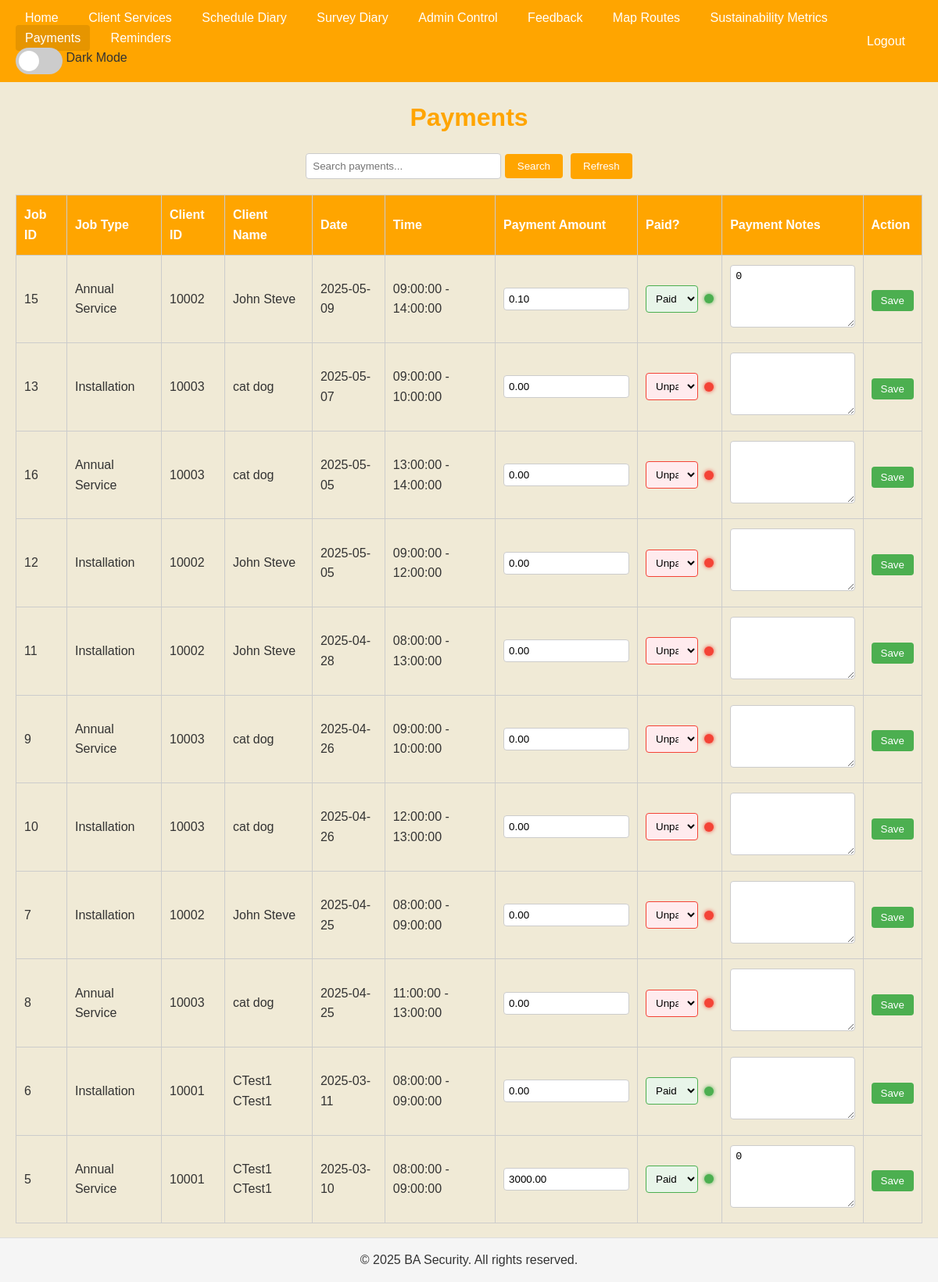
The page /payments.php (signed in) on the database its author committed.
### tables this page shows
CREATE TABLE `schedulediary` (
  `scheduleID` int(11) NOT NULL,
  `engineerID` int(11) DEFAULT NULL,
  `clientID` int(11) DEFAULT NULL,
  `scheduleDate` date DEFAULT NULL,
  `ScheduleStartTime` time DEFAULT NULL,
  `scheduleEndTime` time DEFAULT NULL,
  `scheduleJobType` varchar(50) DEFAULT NULL,
  `scheduleIsAnnualService` tinyint(1) DEFAULT 0,
  `scheduleStatus` varchar(50) DEFAULT NULL,
  `scheduleDetails` varchar(250) DEFAULT NULL,
  `scheduleNotes` varchar(250) DEFAULT NULL
);

CREATE TABLE `clients` (
  `clientID` int(11) NOT NULL,
  `clientFirstName` varchar(250) NOT NULL,
  `clientLastName` varchar(250) NOT NULL,
  `clientAddress1` varchar(300) DEFAULT NULL,
  `clientAddress2` varchar(300) DEFAULT NULL,
  `clientPhone` varchar(50) DEFAULT NULL,
  `clientEmail` varchar(300) DEFAULT NULL,
  `clientIsDue` tinyint(1) DEFAULT 0,
  `clientStatus` varchar(50) DEFAULT NULL,
  `clientNotes` varchar(300) DEFAULT NULL,
  `clientDateTimeCreated` datetime DEFAULT current_timestamp(),
  `clientDateTimeAdded` datetime DEFAULT current_timestamp()
);

CREATE TABLE `payments` (
  `paymentID` int(11) NOT NULL,
  `clientID` int(11) DEFAULT NULL,
  `invoiceReference` int(11) DEFAULT NULL,
  `paymentAmount` decimal(10,2) DEFAULT NULL,
  `paymentDateTime` datetime DEFAULT current_timestamp(),
  `paymentIsPaid` tinyint(1) DEFAULT 0,
  `paymentNotes` varchar(250) DEFAULT NULL
);

### payments.php (the view, shortened to what this page needs)
<?php
include('database.php');
$search = "";
$query = "SELECT sd.scheduleID, sd.scheduleJobType, sd.scheduleDate, sd.scheduleStartTime, sd.scheduleEndTime, sd.scheduleStatus,
                 c.clientID, c.clientFirstName, c.clientLastName, c.clientEmail,
                 COALESCE(p.paymentID, 0) as paymentID,
                 COALESCE(p.paymentAmount, 0) as paymentAmount,
                 p.paymentDateTime,
                 COALESCE(p.paymentIsPaid, 0) as paymentIsPaid,
                 p.paymentNotes
          FROM ScheduleDiary sd
          JOIN Clients c ON sd.clientID = c.clientID
          LEFT JOIN Payments p ON sd.scheduleID = p.invoiceReference";
$query .= " ORDER BY sd.scheduleDate DESC";
$result = mysqli_query($conn, $query);
$records = [];
if ($result) {
    while ($row = mysqli_fetch_assoc($result)) {
        $records[] = $row;
    }
}
?>
<!DOCTYPE html>
<html lang="en">
<head>
  <link rel="stylesheet" href="payments.css">
  <link rel="stylesheet" href="darkmode.css">
</head>
<body>
  <nav class="navbar">
    <div class="nav-left">
      <a href="portal.php">Home</a>
      <a href="clientServices.php">Client Services</a>
      <a href="scheduleDiary.php">Schedule Diary</a>
      <a href="surveyDiary.php">Survey Diary</a>
      <a href="adminControl.php">Admin Control</a>
      <a href="feedback.php">Feedback</a>
      <a href="notifications.php">Map Routes</a>
      <a href="sustainabilityMetrics.php">Sustainability Metrics</a>
      <a href="payments.php" class="active">Payments</a>
      <a href="reminders.php">Reminders</a>
    </div>
    <div class="nav-right">
      <a href="logout.php">Logout</a>
    </div>
  </nav>
  <div class="container">
    <h1>Payments</h1>
    <div class="search-refresh">
      <form method="get" action="payments.php" class="search-form">
        <input type="text" name="search" placeholder="Search payments..." value="<?php echo htmlspecialchars($search); ?>">
        <button type="submit">Search</button>
      </form>
      <button onclick="location.reload()">Refresh</button>
    </div>
    <form method="post" action="payments.php?search=<?php echo urlencode($search); ?>">
      <table class="payments-table">
        <thead>
          <tr>
            <th>Job ID</th>
            <th>Job Type</th>
            <th>Client ID</th>
            <th>Client Name</th>
            <th>Date</th>
            <th>Time</th>
            <th>Payment Amount</th>
            <th>Paid?</th>
            <th>Payment Notes</th>
            <th>Action</th>
          </tr>
        </thead>
        <tbody>
          <?php if (!empty($records)): ?>
            <?php foreach ($records as $rec):
              $jobID = $rec['scheduleID'];
              $clientID = $rec['clientID'];
              $jobType = htmlspecialchars($rec['scheduleJobType'] ?? '');
              $clientName = htmlspecialchars($rec['clientFirstName'] . " " . $rec['clientLastName']);
              $date = htmlspecialchars($rec['scheduleDate'] ?? '');
              $time = htmlspecialchars(($rec['scheduleStartTime'] ?? '') . " - " . ($rec['scheduleEndTime'] ?? ''));
              $paymentAmount = $rec['paymentAmount'] ?? "";
              $paymentIsPaid = (!empty($rec['paymentIsPaid']) && $rec['paymentIsPaid'] == 1) ? "Paid" : "Unpaid";
              $paymentNotes = $rec['paymentNotes'] ?? "";
            ?>
            <tr>
              <td><?php echo $jobID; ?></td>
              <td><?php echo $jobType; ?></td>
              <td><?php echo $clientID; ?></td>
              <td><?php echo $clientName; ?></td>
              <td><?php echo $date; ?></td>
              <td><?php echo $time; ?></td>
              <td>
                <form method="post" action="payments.php?search=<?php echo urlencode($search); ?>" class="single-payment-form">
                  <input type="number" step="0.01" name="single_payment_amount"
                         value="<?php echo $paymentAmount; ?>" class="amount-input">
              </td>
              <td>
                <div class="payment-status-wrapper">
                  <select name="single_payment_status" class="payment-status-select <?php echo ($paymentIsPaid === "Paid") ? 'status-paid' : 'status-unpaid'; ?>">
                    <option value="Unpaid" <?php if ($paymentIsPaid === "Unpaid") echo "selected"; ?>>Unpaid</option>
                    <option value="Paid" <?php if ($paymentIsPaid === "Paid") echo "selected"; ?>>Paid</option>
                  </select>
                  <span class="payment-status-indicator <?php echo ($paymentIsPaid === "Paid") ? 'paid' : 'unpaid'; ?>"></span>
                </div>
              </td>
              <td>
                <textarea name="single_payment_notes" class="notes-input"><?php echo htmlspecialchars($paymentNotes); ?></textarea>
              </td>
              <td>
                <button type="submit" class="save-row-btn">Save</button>
              </form>
              </td>
            </tr>
            <?php endforeach; ?>
          <?php else: ?>
            <tr>
              <td colspan="8">No completed jobs found.</td>
            </tr>
          <?php endif; ?>
      <div class="form-actions">
        <button type="submit">Save All Payment Changes</button>
      </div>
  </div>
  <footer>
    <p>&copy; <?php echo date("Y"); ?> BA Security. All rights reserved.</p>
  </footer>
</body>
</html>

### payments.css (style rules this page uses)
* { margin: 0; padding: 0; box-sizing: border-box; }
body { font-family: Arial, sans-serif; background-color: #f0ead6; color: #333; line-height: 1.6; }
.navbar { background-color: #ffa500; display: flex; justify-content: space-between; align-items: center; padding: 10px 20px; }
.navbar .nav-left a, .navbar .nav-right a { color: #fff; text-decoration: none; padding: 8px 12px; margin-right: 10px; }
.navbar .nav-left a.active { background-color: #e69500; border-radius: 4px; }
.container { max-width: 1200px; margin: 20px auto; padding: 0 20px; }
h1 { text-align: center; color: #ffa500; margin-bottom: 20px; }
.search-refresh { display: flex; justify-content: center; gap: 10px; margin-bottom: 20px; }
.search-form input[type="text"] { padding: 8px; width: 250px; border: 1px solid #ccc; border-radius: 4px; }
.search-form button, .search-refresh button { padding: 8px 16px; background-color: #ffa500; color: #fff; border: none; border-radius: 4px; cursor: pointer; transition: background-color 0.3s; }
.payments-table { width: 100%; border-collapse: collapse; margin-bottom: 20px; }
.payments-table th, .payments-table td { border: 1px solid #ccc; padding: 12px 10px; text-align: left; vertical-align: middle; word-wrap: break-word; white-space: normal; }
.payments-table th { background-color: #ffa500; color: #fff; }
.amount-input { width: 100%; padding: 6px; border: 1px solid #ccc; border-radius: 4px; }
.notes-input { width: 100%; height: 80px; padding: 6px; border: 1px solid #ccc; border-radius: 4px; resize: vertical; }
.payment-status-wrapper { display: flex; align-items: center; gap: 8px; }
.payment-status-select { padding: 8px; border-radius: 4px; border: 1px solid #ccc; width: calc(100% - 20px); transition: all 0.3s ease; }
.payment-status-select.status-paid { border-color: #4CAF50; background-color: #e8f5e9; }
.payment-status-select.status-unpaid { border-color: #f44336; background-color: #ffebee; }
.payment-status-indicator { width: 12px; height: 12px; border-radius: 50%; display: inline-block; }
.payment-status-indicator.paid { background-color: #4CAF50; box-shadow: 0 0 5px #4CAF50; }
.payment-status-indicator.unpaid { background-color: #f44336; box-shadow: 0 0 5px #f44336; }
.form-actions { text-align: center; margin-top: 20px; }
.form-actions button { padding: 10px 20px; background-color: #ffa500; color: #fff; border: none; border-radius: 4px; cursor: pointer; transition: background-color 0.3s; }
footer { position: fixed; bottom: 0; left: 0; width: 100%; background-color: #f5f5f5; text-align: center; padding: 15px; border-top: 1px solid #ddd; z-index: 1000; }
.single-payment-form { display: flex; flex-direction: column; }
.save-row-btn { padding: 6px 12px; background-color: #4CAF50; color: white; border: none; border-radius: 4px; cursor: pointer; transition: background-color 0.3s; margin-top: 5px; }

### rows shown on the page
schedulediary: scheduleID "15", scheduleJobType "Annual Service", clientID.clientID "10002", clientID.clientLastName "John Steve", scheduleDate "2025-05-09", time "09:00:00 - 14:00:00", single_payment_amount "0.10", single_payment_notes "0"
schedulediary: scheduleID "13", scheduleJobType "Installation", clientID.clientID "10003", clientID.clientLastName "cat dog", scheduleDate "2025-05-07", time "09:00:00 - 10:00:00", single_payment_amount "0.00"
schedulediary: scheduleID "16", scheduleJobType "Annual Service", clientID.clientID "10003", clientID.clientLastName "cat dog", scheduleDate "2025-05-05", time "13:00:00 - 14:00:00", single_payment_amount "0.00"
schedulediary: scheduleID "12", scheduleJobType "Installation", clientID.clientID "10002", clientID.clientLastName "John Steve", scheduleDate "2025-05-05", time "09:00:00 - 12:00:00", single_payment_amount "0.00"
schedulediary: scheduleID "11", scheduleJobType "Installation", clientID.clientID "10002", clientID.clientLastName "John Steve", scheduleDate "2025-04-28", time "08:00:00 - 13:00:00", single_payment_amount "0.00"
schedulediary: scheduleID "9", scheduleJobType "Annual Service", clientID.clientID "10003", clientID.clientLastName "cat dog", scheduleDate "2025-04-26", time "09:00:00 - 10:00:00", single_payment_amount "0.00"
schedulediary: scheduleID "10", scheduleJobType "Installation", clientID.clientID "10003", clientID.clientLastName "cat dog", scheduleDate "2025-04-26", time "12:00:00 - 13:00:00", single_payment_amount "0.00"
schedulediary: scheduleID "7", scheduleJobType "Installation", clientID.clientID "10002", clientID.clientLastName "John Steve", scheduleDate "2025-04-25", time "08:00:00 - 09:00:00", single_payment_amount "0.00"
schedulediary: scheduleID "8", scheduleJobType "Annual Service", clientID.clientID "10003", clientID.clientLastName "cat dog", scheduleDate "2025-04-25", time "11:00:00 - 13:00:00", single_payment_amount "0.00"
schedulediary: scheduleID "6", scheduleJobType "Installation", clientID.clientID "10001", clientID.clientLastName "CTest1 CTest1", scheduleDate "2025-03-11", time "08:00:00 - 09:00:00", single_payment_amount "0.00"
schedulediary: scheduleID "5", scheduleJobType "Annual Service", clientID.clientID "10001", clientID.clientLastName "CTest1 CTest1", scheduleDate "2025-03-10", time "08:00:00 - 09:00:00", single_payment_amount "3000.00", single_payment_notes "0"
